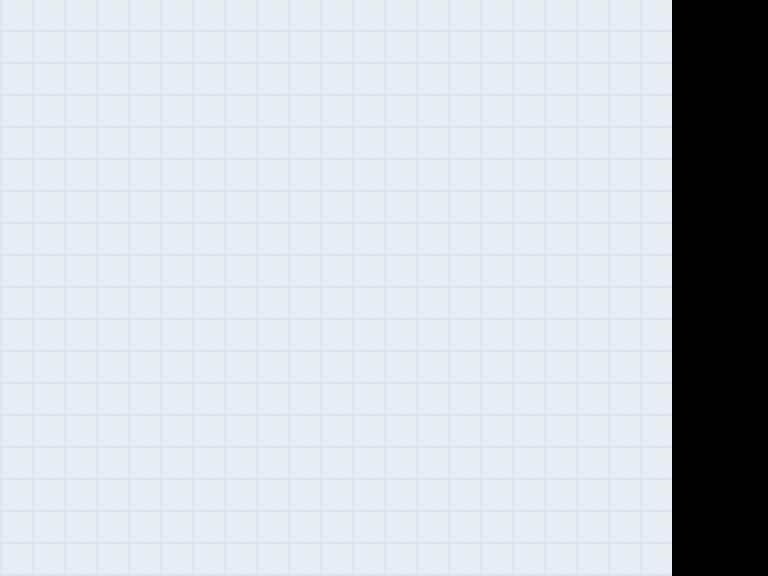

The image is a tile-based game level rendered from a .tmx file. Its description and complete source (layers, tilesets, objects, tile grids) follow:
An orthogonal 24x18 tile map with 32x32 px tiles, 1 tile layer (Tile Layer 1), 7 tilesets and 8 objects.

<map version="1.2" tiledversion="1.2.3" orientation="orthogonal" renderorder="right-down" width="24" height="18" tilewidth="32" tileheight="32" infinite="0" nextlayerid="3" nextobjectid="9">
 <tileset firstgid="1" source="FloorTile.tsx" />
 <tileset firstgid="2" source="HorizontalWall.tsx" />
 <tileset firstgid="3" source="VerticalWall.tsx" />
 <tileset firstgid="4" source="Player.tsx" />
 <tileset firstgid="5" source="Laser.tsx" />
 <tileset firstgid="6" source="Guard.tsx" />
 <tileset firstgid="7" source="Objective.tsx" />
 <layer id="1" name="Tile Layer 1" width="24" height="18">
  <data encoding="csv">
1,1,1,1,1,1,1,1,1,1,1,1,1,1,1,1,1,1,1,1,1,0,0,0,
1,1,1,1,1,1,1,1,1,1,1,1,1,1,1,1,1,1,1,1,1,0,0,0,
1,1,1,1,1,1,1,1,1,1,1,1,1,1,1,1,1,1,1,1,1,0,0,0,
1,1,1,1,1,1,1,1,1,1,1,1,1,1,1,1,1,1,1,1,1,0,0,0,
1,1,1,1,1,1,1,1,1,1,1,1,1,1,1,1,1,1,1,1,1,0,0,0,
1,1,1,1,1,1,1,1,1,1,1,1,1,1,1,1,1,1,1,1,1,0,0,0,
1,1,1,1,1,1,1,1,1,1,1,1,1,1,1,1,1,1,1,1,1,0,0,0,
1,1,1,1,1,1,1,1,1,1,1,1,1,1,1,1,1,1,1,1,1,0,0,0,
1,1,1,1,1,1,1,1,1,1,1,1,1,1,1,1,1,1,1,1,1,0,0,0,
1,1,1,1,1,1,1,1,1,1,1,1,1,1,1,1,1,1,1,1,1,0,0,0,
1,1,1,1,1,1,1,1,1,1,1,1,1,1,1,1,1,1,1,1,1,0,0,0,
1,1,1,1,1,1,1,1,1,1,1,1,1,1,1,1,1,1,1,1,1,0,0,0,
1,1,1,1,1,1,1,1,1,1,1,1,1,1,1,1,1,1,1,1,1,0,0,0,
1,1,1,1,1,1,1,1,1,1,1,1,1,1,1,1,1,1,1,1,1,0,0,0,
1,1,1,1,1,1,1,1,1,1,1,1,1,1,1,1,1,1,1,1,1,0,0,0,
1,1,1,1,1,1,1,1,1,1,1,1,1,1,1,1,1,1,1,1,1,0,0,0,
1,1,1,1,1,1,1,1,1,1,1,1,1,1,1,1,1,1,1,1,1,0,0,0,
1,1,1,1,1,1,1,1,1,1,1,1,1,1,1,1,1,1,1,1,1,0,0,0
</data>
 </layer>
 <objectgroup id="2" name="Object Layer 1">
  <object id="1" template="HorizontalWall.tx" x="32" y="32" width="608" height="48" />
  <object id="2" template="HorizontalWall.tx" x="0" y="576" width="672" height="48" />
  <object id="3" template="VerticalWall.tx" x="640" y="544" width="32" height="560" />
  <object id="4" template="VerticalWall.tx" x="0" y="544" width="32" height="560" />
  <object id="5" template="Player.tx" x="64" y="96" />
  <object id="6" template="Laser.tx" x="640" y="320" width="3" height="512" rotation="-90" />
  <object id="7" template="Guard.tx" x="512" y="96">
   <properties>
    <property name="IsPatrolling" type="bool" value="true" />
    <property name="path" value="[13,15,8,15,8,10,8,15]" />
   </properties>
  </object>
  <object id="8" template="KeyObjective.tx" x="352" y="64">
   <properties>
    <property name="hasAlarm" type="bool" value="false" />
   </properties>
  </object>
 </objectgroup>
</map>
